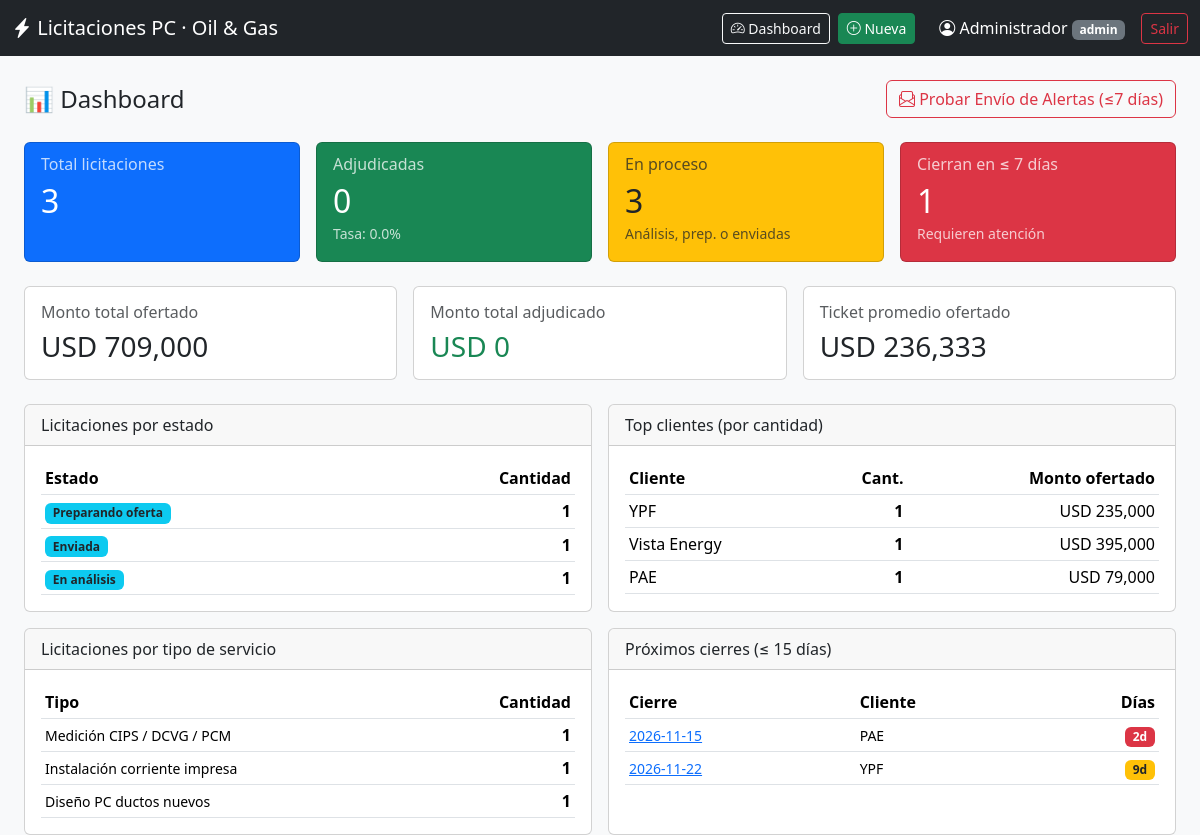
/dashboard (signed in), run on the app's committed database.
### models.py (models this page shows, shortened)
class Usuario(UserMixin, db.Model):
    __tablename__ = "usuarios"
    id = db.Column(db.Integer, primary_key=True)
    username = db.Column(db.String(50), unique=True, nullable=False)
    password_hash = db.Column(db.String(255), nullable=False)
    nombre = db.Column(db.String(100))
    rol = db.Column(db.String(20), default="usuario")
    activo = db.Column(db.Boolean, default=True)
    creado_en = db.Column(db.DateTime, default=datetime.utcnow)
    @property
    def is_active(self):
        return self.activo

class Licitacion(db.Model):
    __tablename__ = "licitaciones"
    id = db.Column(db.Integer, primary_key=True)
    codigo_interno = db.Column(db.String(50), unique=True)
    nro_licitacion = db.Column(db.String(100))
    cliente = db.Column(db.String(150), nullable=False)
    yacimiento = db.Column(db.String(150))
    provincia = db.Column(db.String(80))
    fecha_publicacion = db.Column(db.Date)
    fecha_apertura = db.Column(db.Date)
    fecha_cierre = db.Column(db.Date)
    fecha_adjudicacion = db.Column(db.Date)
    estado = db.Column(db.String(50), default="En análisis")
    tipo_servicio = db.Column(db.String(120))
    descripcion = db.Column(db.Text)
    plazo_ejecucion = db.Column(db.String(100))
    modalidad = db.Column(db.String(100))
    moneda = db.Column(db.String(10), default="USD")
    presupuesto_oficial = db.Column(db.Numeric(18, 2))
    nuestra_oferta = db.Column(db.Numeric(18, 2))
    monto_adjudicado = db.Column(db.Numeric(18, 2))
    clausula_ajuste = db.Column(db.String(150))
    formula_ajuste = db.Column(db.Text)
    forma_pago = db.Column(db.String(200))
    servicios_incluidos = db.Column(db.Text)
    equipos_requeridos = db.Column(db.Text)
    normativa = db.Column(db.String(300))
    subcontratos = db.Column(db.Text)
    km_ducto = db.Column(db.Float)
    tipo_recubrimiento = db.Column(db.String(100))
    cantidad_pozos = db.Column(db.Integer)
    resistividad_suelo = db.Column(db.Float)
    potencial_on = db.Column(db.Float)
    potencial_off = db.Column(db.Float)
    sistema_pc = db.Column(db.String(100))
    vida_util_anodo = db.Column(db.Integer)
    contacto_cliente = db.Column(db.String(200))
    email_contacto = db.Column(db.String(150))
    tel_contacto = db.Column(db.String(80))
    fecha_consultas = db.Column(db.Date)
    garantia_oferta = db.Column(db.String(150))
    garantia_cumplimiento = db.Column(db.String(150))
    competidores = db.Column(db.Text)
    documentacion_entregada = db.Column(db.Text)
    notas = db.Column(db.Text)
    created_at = db.Column(db.DateTime, default=datetime.utcnow)
    updated_at = db.Column(db.DateTime, default=datetime.utcnow, onupdate=datetime.utcnow)
    @property
    def dias_para_cierre(self):
        if not self.fecha_cierre:
            return None
        return (self.fecha_cierre - datetime.utcnow().date()).days

### app.py (the view)
@app.route("/dashboard")
@login_required
def dashboard():
    hoy = datetime.utcnow().date()
    total_licitaciones = Licitacion.query.count()
    total_adjudicadas = Licitacion.query.filter_by(estado="Adjudicada").count()
    total_en_proceso = Licitacion.query.filter(
        Licitacion.estado.in_(["En análisis", "Preparando oferta", "Enviada"])
    ).count()
    tasa_adjudicacion = round((total_adjudicadas / total_licitaciones) * 100, 1) if total_licitaciones > 0 else 0.0
    cierres_proximos = Licitacion.query.filter(
        Licitacion.fecha_cierre.isnot(None),
        Licitacion.fecha_cierre >= hoy,
        Licitacion.fecha_cierre <= hoy + timedelta(days=7)
    ).count()
    monto_total_ofertado = db.session.query(
        func.coalesce(func.sum(Licitacion.nuestra_oferta), 0)
    ).scalar() or 0
    monto_total_adjudicado = db.session.query(
        func.coalesce(func.sum(Licitacion.monto_adjudicado), 0)
    ).scalar() or 0
    ticket_promedio = round(float(monto_total_ofertado) / total_licitaciones, 2) if total_licitaciones > 0 else 0.0
    por_estado = db.session.query(
        Licitacion.estado, func.count(Licitacion.id).label("cantidad")
    ).group_by(Licitacion.estado).order_by(func.count(Licitacion.id).desc()).all()
    top_clientes = db.session.query(
        Licitacion.cliente,
        func.count(Licitacion.id).label("cantidad"),
        func.coalesce(func.sum(Licitacion.nuestra_oferta), 0).label("monto"),
    ).group_by(Licitacion.cliente).order_by(func.count(Licitacion.id).desc()).limit(8).all()
    por_tipo = db.session.query(
        Licitacion.tipo_servicio, func.count(Licitacion.id).label("cantidad")
    ).group_by(Licitacion.tipo_servicio).order_by(func.count(Licitacion.id).desc()).all()
    proximos_cierres = Licitacion.query.filter(
        Licitacion.fecha_cierre.isnot(None),
        Licitacion.fecha_cierre >= hoy,
        Licitacion.fecha_cierre <= hoy + timedelta(days=15)
    ).order_by(Licitacion.fecha_cierre.asc()).all()
    return render_template(
        "dashboard.html",
        total_licitaciones=total_licitaciones,
        total_adjudicadas=total_adjudicadas,
        total_en_proceso=total_en_proceso,
        tasa_adjudicacion=tasa_adjudicacion,
        cierres_proximos=cierres_proximos,
        monto_total_ofertado=float(monto_total_ofertado),
        monto_total_adjudicado=float(monto_total_adjudicado),
        ticket_promedio=ticket_promedio,
        por_estado=por_estado,
        top_clientes=top_clientes,
        por_tipo=por_tipo,
        proximos_cierres=proximos_cierres,
    )

### app.py (called while the page is built)
@login_manager.user_loader
def load_user(user_id):
    return Usuario.query.get(int(user_id))

### templates/dashboard.html
{% extends "base.html" %}
{% block content %}
<div class="d-flex justify-content-between align-items-center mb-4">
  <h4 class="mb-0">📊 Dashboard</h4>
  <form method="post" action="{{ url_for('enviar_alertas') }}">
    <button class="btn btn-outline-danger">
      <i class="bi bi-envelope-paper"></i> Probar Envío de Alertas (≤7 días)
    </button>
  </form>
</div>
<div class="row g-3 mb-4">
  <div class="col-md-3">
    <div class="card bg-primary text-white h-100">
      <div class="card-body">
        <h6 class="card-subtitle mb-2 opacity-75">Total licitaciones</h6>
        <h2 class="mb-0">{{ total_licitaciones }}</h2>
      </div>
    </div>
  </div>
  <div class="col-md-3">
    <div class="card bg-success text-white h-100">
      <div class="card-body">
        <h6 class="card-subtitle mb-2 opacity-75">Adjudicadas</h6>
        <h2 class="mb-0">{{ total_adjudicadas }}</h2>
        <small class="opacity-75">Tasa: {{ tasa_adjudicacion }}%</small>
      </div>
    </div>
  </div>
  <div class="col-md-3">
    <div class="card bg-warning text-dark h-100">
      <div class="card-body">
        <h6 class="card-subtitle mb-2 opacity-75">En proceso</h6>
        <h2 class="mb-0">{{ total_en_proceso }}</h2>
        <small class="opacity-75">Análisis, prep. o enviadas</small>
      </div>
    </div>
  </div>
  <div class="col-md-3">
    <div class="card bg-danger text-white h-100">
      <div class="card-body">
        <h6 class="card-subtitle mb-2 opacity-75">Cierran en ≤ 7 días</h6>
        <h2 class="mb-0">{{ cierres_proximos }}</h2>
        <small class="opacity-75">Requieren atención</small>
      </div>
    </div>
  </div>
</div>
<div class="row g-3 mb-4">
  <div class="col-md-4">
    <div class="card h-100">
      <div class="card-body">
        <h6 class="text-muted">Monto total ofertado</h6>
        <h3 class="mb-0">USD {{ '{:,.0f}'.format(monto_total_ofertado) }}</h3>
      </div>
    </div>
  </div>
  <div class="col-md-4">
    <div class="card h-100">
      <div class="card-body">
        <h6 class="text-muted">Monto total adjudicado</h6>
        <h3 class="mb-0 text-success">USD {{ '{:,.0f}'.format(monto_total_adjudicado) }}</h3>
      </div>
    </div>
  </div>
  <div class="col-md-4">
    <div class="card h-100">
      <div class="card-body">
        <h6 class="text-muted">Ticket promedio ofertado</h6>
        <h3 class="mb-0">USD {{ '{:,.0f}'.format(ticket_promedio) }}</h3>
      </div>
    </div>
  </div>
</div>
<div class="row g-3">
  <div class="col-md-6">
    <div class="card h-100">
      <div class="card-header">Licitaciones por estado</div>
      <div class="card-body">
        <table class="table table-sm mb-0">
          <thead><tr><th>Estado</th><th class="text-end">Cantidad</th></tr></thead>
          <tbody>
          {% for e in por_estado %}
            <tr>
              <td><span class="badge bg-info text-dark">{{ e.estado }}</span></td>
              <td class="text-end"><strong>{{ e.cantidad }}</strong></td>
            </tr>
          {% else %}
            <tr><td colspan="2" class="text-muted">Sin datos</td></tr>
          {% endfor %}
          </tbody>
        </table>
      </div>
    </div>
  </div>
  <div class="col-md-6">
    <div class="card h-100">
      <div class="card-header">Top clientes (por cantidad)</div>
      <div class="card-body">
        <table class="table table-sm mb-0">
          <thead><tr><th>Cliente</th><th class="text-end">Cant.</th><th class="text-end">Monto ofertado</th></tr></thead>
          <tbody>
          {% for c in top_clientes %}
            <tr>
              <td>{{ c.cliente }}</td>
              <td class="text-end"><strong>{{ c.cantidad }}</strong></td>
              <td class="text-end">USD {{ '{:,.0f}'.format(c.monto or 0) }}</td>
            </tr>
          {% else %}
            <tr><td colspan="3" class="text-muted">Sin datos</td></tr>
          {% endfor %}
          </tbody>
        </table>
      </div>
    </div>
  </div>
  <div class="col-md-6">
    <div class="card h-100">
      <div class="card-header">Licitaciones por tipo de servicio</div>
      <div class="card-body">
        <table class="table table-sm mb-0">
          <thead><tr><th>Tipo</th><th class="text-end">Cantidad</th></tr></thead>
          <tbody>
          {% for t in por_tipo %}
            <tr>
              <td><small>{{ t.tipo_servicio or '(sin tipo)' }}</small></td>
              <td class="text-end"><strong>{{ t.cantidad }}</strong></td>
            </tr>
          {% else %}
            <tr><td colspan="2" class="text-muted">Sin datos</td></tr>
          {% endfor %}
          </tbody>
        </table>
      </div>
    </div>
  </div>
  <div class="col-md-6">
    <div class="card h-100">
      <div class="card-header">Próximos cierres (≤ 15 días)</div>
      <div class="card-body">
        <table class="table table-sm mb-0">
          <thead><tr><th>Cierre</th><th>Cliente</th><th class="text-end">Días</th></tr></thead>
          <tbody>
          {% for l in proximos_cierres %}
            <tr>
              <td><small><a href="{{ url_for('detalle', id=l.id) }}">{{ l.fecha_cierre }}</a></small></td>
              <td><small>{{ l.cliente }}</small></td>
              <td class="text-end">
                {% if l.dias_para_cierre <= 5 %}
                  <span class="badge bg-danger">{{ l.dias_para_cierre }}d</span>
                {% else %}
                  <span class="badge bg-warning text-dark">{{ l.dias_para_cierre }}d</span>
                {% endif %}
              </td>
            </tr>
          {% else %}
            <tr><td colspan="3" class="text-muted">Sin cierres próximos</td></tr>
          {% endfor %}
          </tbody>
        </table>
      </div>
    </div>
  </div>
</div>
{% endblock %}

### templates/base.html (shortened to what this page needs)
<!doctype html>
<html lang="es">
<head>
  <link href="https://cdn.jsdelivr.net/npm/bootstrap@5.3.2/dist/css/bootstrap.min.css" rel="stylesheet">
  <link href="https://cdn.jsdelivr.net/npm/bootstrap-icons@1.11.1/font/bootstrap-icons.css" rel="stylesheet">
</head>
<body class="bg-light">
<nav class="navbar navbar-dark bg-dark mb-4">
  <div class="container-fluid">
    <a class="navbar-brand" href="{{ url_for('index') }}">
      <i class="bi bi-lightning-charge-fill"></i> Licitaciones PC · Oil &amp; Gas
    </a>
    {% if current_user.is_authenticated %}
    <div class="d-flex align-items-center">
      <a href="{{ url_for('dashboard') }}" class="btn btn-outline-light btn-sm me-2">
        <i class="bi bi-speedometer2"></i> Dashboard
      </a>
      <a href="{{ url_for('form') }}" class="btn btn-success btn-sm me-4">
        <i class="bi bi-plus-circle"></i> Nueva
      </a>
      <span class="text-white me-3">
        <i class="bi bi-person-circle"></i> {{ current_user.nombre or current_user.username }}
        <span class="badge bg-secondary">{{ current_user.rol }}</span>
      </span>
      <a href="{{ url_for('logout') }}" class="btn btn-outline-danger btn-sm">Salir</a>
    </div>
    {% endif %}
  </div>
</nav>
<div class="container-fluid px-4">
  {% block content %}{% endblock %}
</div>
</body>
</html>

### data on the page
Usuario: nombre "Administrador", rol "admin"
Licitacion: estado "Preparando oferta", cantidad "1", cliente "YPF", nuestra_oferta "235,000", tipo_servicio "Instalación corriente impresa", fecha_cierre "2026-11-22", dias_para_cierre "9"
Licitacion: estado "En análisis", cantidad "1", cliente "Vista Energy", nuestra_oferta "395,000", tipo_servicio "Diseño PC ductos nuevos"
Licitacion: cliente "PAE", cantidad "1", nuestra_oferta "79,000", fecha_cierre "2026-11-15", dias_para_cierre "2"

### other printed values
{{ total_licitaciones }} "3"
{{ total_adjudicadas }} "0"
{{ tasa_adjudicacion }} "0.0"
{{ total_en_proceso }} "3"
{{ cierres_proximos }} "1"
{{ '{:,.0f}'.format(monto_total_ofertado) }} "709,000"
{{ '{:,.0f}'.format(monto_total_adjudicado) }} "0"
{{ '{:,.0f}'.format(ticket_promedio) }} "236,333"
{{ e.estado }} "Enviada"
{{ e.cantidad }} "1"
{{ t.tipo_servicio or '(sin tipo)' }} "Medición CIPS / DCVG / PCM"
{{ t.cantidad }} "1"
